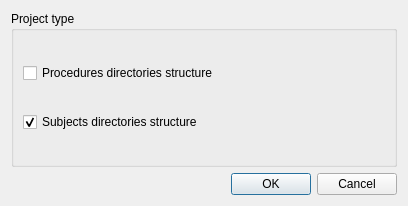
<?xml version="1.0" encoding="UTF-8"?>
<ui version="4.0">
 <class>NewProjectDialog</class>
 <widget class="QDialog" name="NewProjectDialog">
  <property name="geometry">
   <rect>
    <x>0</x>
    <y>0</y>
    <width>408</width>
    <height>206</height>
   </rect>
  </property>
  <layout class="QVBoxLayout" name="verticalLayout_2">
   <item>
    <widget class="QGroupBox" name="groupBox">
     <property name="title">
      <string>Project type</string>
     </property>
     <layout class="QVBoxLayout" name="verticalLayout">
      <item>
       <widget class="QCheckBox" name="procedurewCheckBox">
        <property name="toolTip">
         <string>Main directories are original scans, reconstructions, etc.
with subdirectories for subjects ids.</string>
        </property>
        <property name="text">
         <string>Procedures directories structure</string>
        </property>
        <property name="checked">
         <bool>false</bool>
        </property>
        <attribute name="buttonGroup">
         <string notr="true">buttonGroup</string>
        </attribute>
       </widget>
      </item>
      <item>
       <widget class="QCheckBox" name="subjectsCheckBox">
        <property name="toolTip">
         <string>Main directories are subjects ids with or without
subdirectories for original scans, reconstructions, etc.</string>
        </property>
        <property name="text">
         <string>Subjects directories structure</string>
        </property>
        <property name="checked">
         <bool>true</bool>
        </property>
        <attribute name="buttonGroup">
         <string notr="true">buttonGroup</string>
        </attribute>
       </widget>
      </item>
     </layout>
    </widget>
   </item>
   <item>
    <widget class="QDialogButtonBox" name="buttonBox">
     <property name="standardButtons">
      <set>QDialogButtonBox::Cancel|QDialogButtonBox::Ok</set>
     </property>
    </widget>
   </item>
  </layout>
 </widget>
 <resources/>
 <connections>
  <connection>
   <sender>buttonBox</sender>
   <signal>accepted()</signal>
   <receiver>NewProjectDialog</receiver>
   <slot>accept()</slot>
   <hints>
    <hint type="sourcelabel">
     <x>213</x>
     <y>177</y>
    </hint>
    <hint type="destinationlabel">
     <x>56</x>
     <y>204</y>
    </hint>
   </hints>
  </connection>
  <connection>
   <sender>buttonBox</sender>
   <signal>rejected()</signal>
   <receiver>NewProjectDialog</receiver>
   <slot>reject()</slot>
   <hints>
    <hint type="sourcelabel">
     <x>353</x>
     <y>178</y>
    </hint>
    <hint type="destinationlabel">
     <x>351</x>
     <y>208</y>
    </hint>
   </hints>
  </connection>
 </connections>
 <buttongroups>
  <buttongroup name="buttonGroup"/>
 </buttongroups>
</ui>
